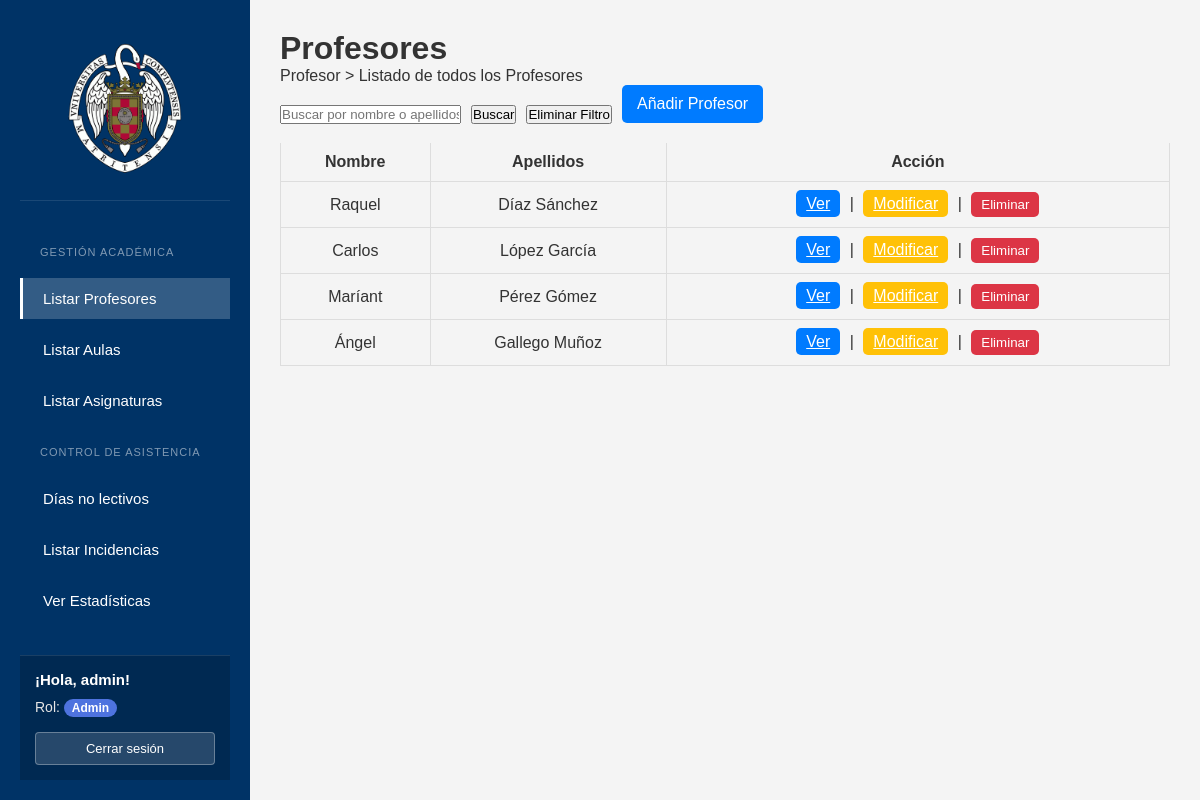
The app's page /ListadoProfesores.php (signed in) with its own data.
### tables this page shows
CREATE TABLE `profesores` (
  `id` int(11) NOT NULL,
  `nombre` varchar(50) NOT NULL,
  `apellidos` varchar(100) NOT NULL,
  `CorreoPropio` varchar(100) DEFAULT NULL,
  `departamento_id` int(11) DEFAULT NULL
);

### ListadoProfesores.php (the view, shortened to what this page needs)
<!DOCTYPE html>
<html lang="es">
<head>
    <link rel="stylesheet" href="styles.css">
</head>
<body>
    <?php include("php/sidebar.php"); ?>
    <div class="main-content">
        <h1>Profesores</h1>
        <p>Profesor > Listado de todos los Profesores</p>
        <form method="GET" action="" style="display: flex; gap: 10px; align-items: center;">
            <input type="text" name="search" placeholder="Buscar por nombre o apellidos"
                   value="<?php echo isset($_GET['search']) ? htmlspecialchars($_GET['search']) : ''; ?>">
            <button type="submit">Buscar</button>
            <button type="button" onclick="window.location.href='ListadoProfesores.php'">Eliminar Filtro</button>
            <?php if (in_array($_SESSION['rol'], ['admin', 'editor'])): ?>
                <a href="AgregarProfesor.php" class="add-btn">Añadir Profesor</a>
            <?php endif; ?>
        </form>
        <table>
            <thead>
                <tr>
                    <th>Nombre</th>
                    <th>Apellidos</th>
                    <th>Acción</th>
                </tr>
            </thead>
            <tbody>
                <?php
                include("php/conexion.php");
                $query = "SELECT * FROM profesores";
                $stmt = $conn->prepare($query);
                $stmt->execute();
                $result = $stmt->get_result();
                if ($result && $result->num_rows > 0) {
                    while ($row = $result->fetch_assoc()) {
                        echo "<tr>";
                        echo "<td>" . htmlspecialchars($row['nombre']) . "</td>";
                        echo "<td>" . htmlspecialchars($row['apellidos']) . "</td>";
                        echo "<td>";
                        echo "<a href='VerDatosProfesor.php?id=" . htmlspecialchars($row['id']) . "' class='view-btn'>Ver</a>";
                        if (in_array($_SESSION['rol'], ['admin', 'editor'])) {
                            echo " | <a href='ModificarProfesor.php?id=" . htmlspecialchars($row['id']) . "' class='edit-btn'>Modificar</a>";
                        }
                        if ($_SESSION['rol'] === 'admin') {
                            echo " | <button onclick='confirmarEliminacion(" . htmlspecialchars($row['id']) . ")' class='delete-btn'>Eliminar</button>";
                        }
                        echo "</td>";
                        echo "</tr>";
                    }
                } else {
                    echo "<tr><td colspan='3'>No se encontraron resultados.</td></tr>";
                }
                ?>
            </tbody>
        </table>
    </div>
</body>
</html>

### styles.css (style rules this page uses)
* { margin: 0; padding: 0; box-sizing: border-box; }
body { font-family: Arial, sans-serif; color: #333; height: 100vh; display: flex; }
.main-content { flex-grow: 1; background-color: #f4f4f4; padding: 30px; }
table { width: 100%; border-collapse: collapse; }
table th, table td { text-align: center; padding: 10px; border-bottom: 1px solid #ddd; border-left: 1px solid #ddd; border-right: 1px solid #ddd; }
table th { background-color: #f4f4f4; }
.view-btn, .edit-btn, .delete-btn { background-color: #007bff; color: white; border: none; padding: 5px 10px; margin: 0 5px; border-radius: 5px; cursor: pointer; }
.edit-btn { background-color: #ffc107; }
.delete-btn { background-color: #dc3545; }
.add-btn { display: inline-block; margin-bottom: 20px; padding: 10px 15px; background-color: #007bff; color: white; text-decoration: none; border-radius: 5px; }

### records on screen
profesores: nombre "Raquel", apellidos "Díaz Sánchez"
profesores: nombre "Carlos", apellidos "López García"
profesores: nombre "Maríant", apellidos "Pérez Gómez"
profesores: nombre "Ángel", apellidos "Gallego Muñoz"

### other values on screen
$_SESSION['username'] "admin"
$_SESSION['rol'] "Admin"
